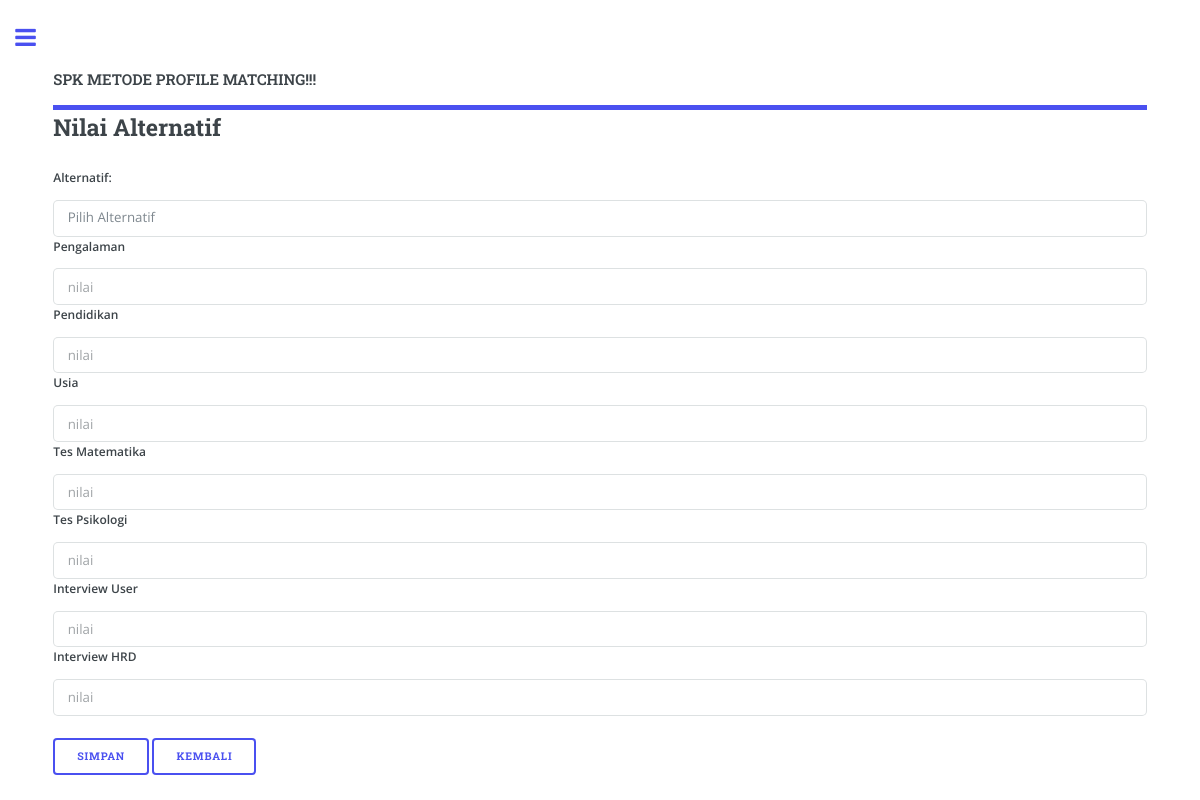
/?page=nilai_tambah (signed in), run on the app's committed database.
### tables this page shows
CREATE TABLE `tbl_faktor` (
  `id_faktor` int(3) UNSIGNED NOT NULL,
  `aspek` tinyint(3) UNSIGNED NOT NULL COMMENT 'FK tbl_aspek',
  `nama_faktor` varchar(30) NOT NULL,
  `target` tinyint(3) NOT NULL,
  `jenis` enum('1','2') DEFAULT NULL COMMENT '1=Core;2=Secondary'
);

### nilai_tambah.php (the view, shortened to what this page needs)
<?php
if (isset($_POST['simpan'])) {
    $jml_faktor=mysql_num_rows(mysql_query("SELECT * FROM tbl_faktor"));
    echo $jml_faktor;
    for ($i=0; $i <$jml_faktor ; $i++) {
        $faktor=$_POST["faktor"];
        $nilai=$_POST["nilai"];
        $id_karyawan        = $_POST['id_karyawan'];
        $sql = "insert into tbl_sample values
        ('','$id_karyawan', '$faktor[$i]', '$nilai[$i]')";
        $query = mysql_query($sql) or die(mysql_error());
    }
    if ($query) {
    echo "<script>window.alert('Nilai berhasil di tambah');
            window.location=(href='index.php?page=nilai')</script>";
    }
}else{
    ?>
            <form class="form-horizontal" action="?page=nilai_tambah" method="post" role="form">
                <div class="panel panel-default">
                    <div class="panel-heading"><h2>Nilai Alternatif</h2></div>
                    <div class="panel-body">
                    <div class="form-group">
                        <label class="col-sm-2 control-label text-right">Alternatif:</label>
                        <div class="col-sm-3">
                            <select name='id_karyawan' class='required select'>
                            <option value=''>Pilih Alternatif</option>
                            </select>
                        </div>
                    </div>
                    <?php
                        $q=mysql_query("SELECT * FROM tbl_faktor ORDER BY id_faktor");
                        while($r=mysql_fetch_array($q))
                        {
                            ?>
                            <div class="form-group">
                            <label class="col-sm-2 control-label text-right"><?php echo $r["nama_faktor"]; ?></label>
                            <div class="col-sm-4">
                            <div class="col-sm-10">
                                <input type="text" name="nilai[]" required class="form-control" placeholder="nilai">
                            </div>
                            </div>
                        </div>
                        <?php
                        }
                    ?>
                    <br>
                    <div class="form-action text-right">
                        <input type="submit" name="simpan" value="Simpan" class="btn btn-primary">
                        <input type="button" name="kembali" value="Kembali" onClick="javascript:history.back()" class="btn btn-default">
                    </div>
                </div>
            </div>
        </form>
<?php  } ?>

### assets/css/main.css (style rules this page uses)
html, body, div, span, applet, object, iframe, h1, h2, h3, h4, h5, h6, p, blockquote, pre, a, abbr, acronym, address, big, cite, code, del, dfn, em, img, ins, kbd, q, s, samp, small, strike, strong, sub, sup, tt, var, b, u, i, center, dl, dt, dd, ol, ul, li, fieldset, form, label, legend, table, caption, tbody, tfoot, thead, tr, th, td, article, aside, canvas, details, embed, figure, figcaption, footer, header, hgroup, menu, nav, output, ruby, section, summary, time, mark, audio, video { margin: 0; padding: 0; border: 0; font-size: 100%; font: inherit; vertical-align: baseline; }
body { line-height: 1; }
body { -webkit-text-size-adjust: none; }
*, *:before, *:after { -moz-box-sizing: border-box; -webkit-box-sizing: border-box; box-sizing: border-box; }
body { -ms-overflow-style: scrollbar; }
body { background: #ffffff; }
body, input, select, textarea { color: #7f888f; font-family: "Open Sans", sans-serif; font-size: 13pt; font-weight: 400; line-height: 1.65; }
@media screen and (max-width: 1680px) { body, input, select, textarea { font-size: 11pt; } }
@media screen and (max-width: 1280px) { body, input, select, textarea { font-size: 10pt; } }
h1, h2, h3, h4, h5, h6 { color: #3d4449; font-family: "Roboto Slab", serif; font-weight: 700; line-height: 1.5; margin: 0 0 1em 0; }
h2 { font-size: 1.75em; }
form { margin: 0 0 2em 0; }
label { color: #3d4449; display: block; font-size: 0.9em; font-weight: 600; margin: 0 0 1em 0; }
input[type="text"], input[type="password"], input[type="email"], input[type="tel"], input[type="search"], input[type="url"], input[type="date"], select, textarea { -moz-appearance: none; -webkit-appearance: none; -ms-appearance: none; appearance: none; background: #ffffff; border-radius: 0.375em; border: none; border: solid 1px rgba(210, 215, 217, 0.75); color: inherit; display: block; outline: 0; padding: 0 1em; text-decoration: none; width: 100%; }
input[type="text"]:invalid, input[type="password"]:invalid, input[type="email"]:invalid, input[type="tel"]:invalid, input[type="search"]:invalid, input[type="url"]:invalid, input[type="date"]:invalid, select:invalid, textarea:invalid { box-shadow: none; }
input[type="text"], input[type="password"], input[type="email"], input[type="tel"], input[type="search"], input[type="url"], input[type="date"], select { height: 2.75em; }
input[type="submit"], input[type="reset"], input[type="button"], button, .button { -moz-appearance: none; -webkit-appearance: none; -ms-appearance: none; appearance: none; -moz-transition: background-color 0.2s ease-in-out, color 0.2s ease-in-out; -webkit-transition: background-color 0.2s ease-in-out, color 0.2s ease-in-out; -ms-transition: background-color 0.2s ease-in-out, color 0.2s ease-in-out; transition: background-color 0.2s ease-in-out, color 0.2s ease-in-out; background-color: transparent; border-radius: 0.375em; border: 0; box-shadow: inset 0 0 0 2px #4a50f0; color: #4a50f0 !important; cursor: pointer; display: inline-block; font-family: "Roboto Slab", serif; font-size: 0.8em; font-weight: 700; height: 3.5em; letter-spacing: 0.075em; line-height: 3.5em; padding: 0 2.25em; text-align: center; text-decoration: none; text-transform: uppercase; white-space: nowrap; }

### data on the page
tbl_faktor: nama_faktor "Pengalaman"
tbl_faktor: nama_faktor "Pendidikan"
tbl_faktor: nama_faktor "Usia"
tbl_faktor: nama_faktor "Tes Matematika"
tbl_faktor: nama_faktor "Tes Psikologi"
tbl_faktor: nama_faktor "Interview User"
tbl_faktor: nama_faktor "Interview HRD"
